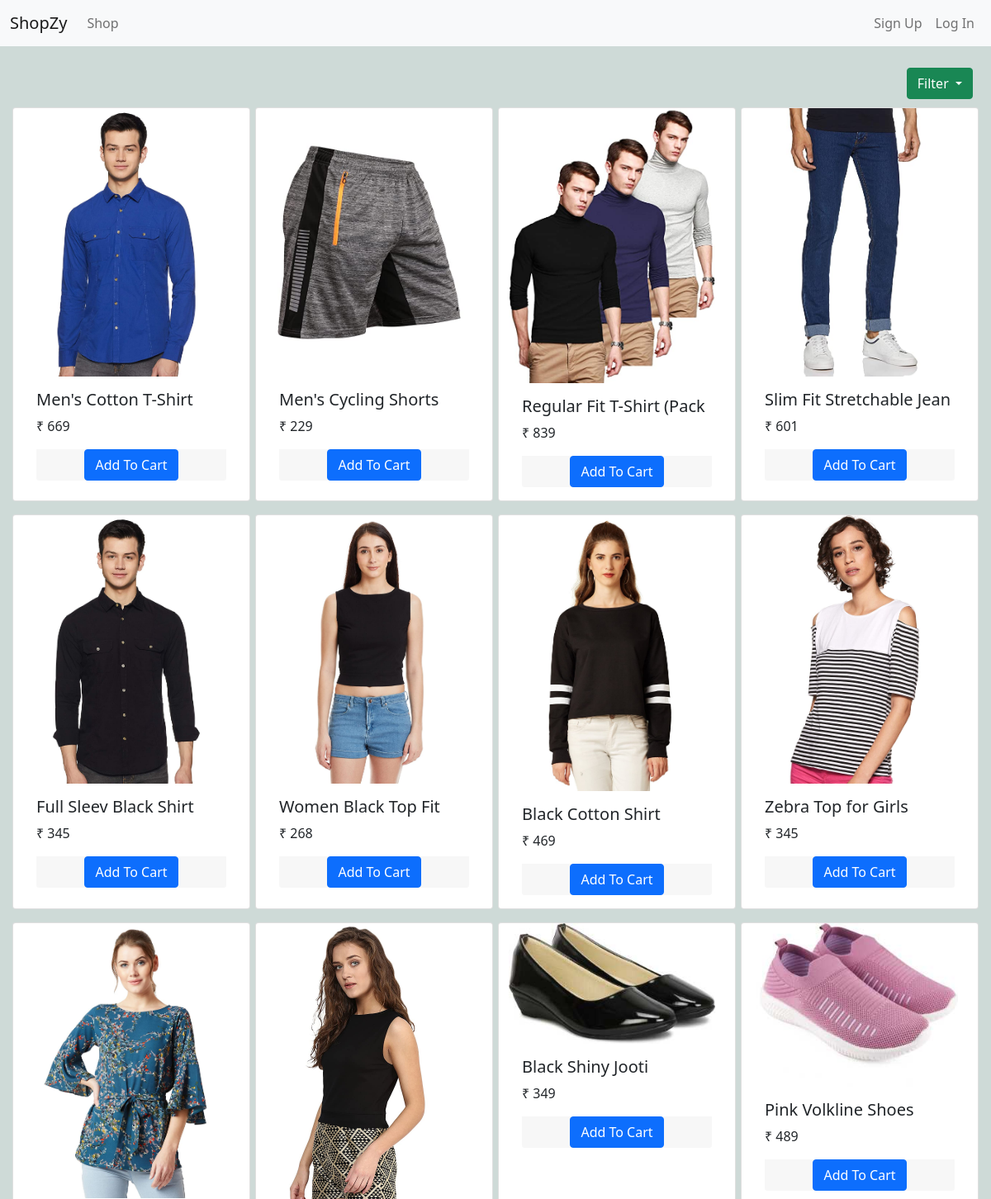
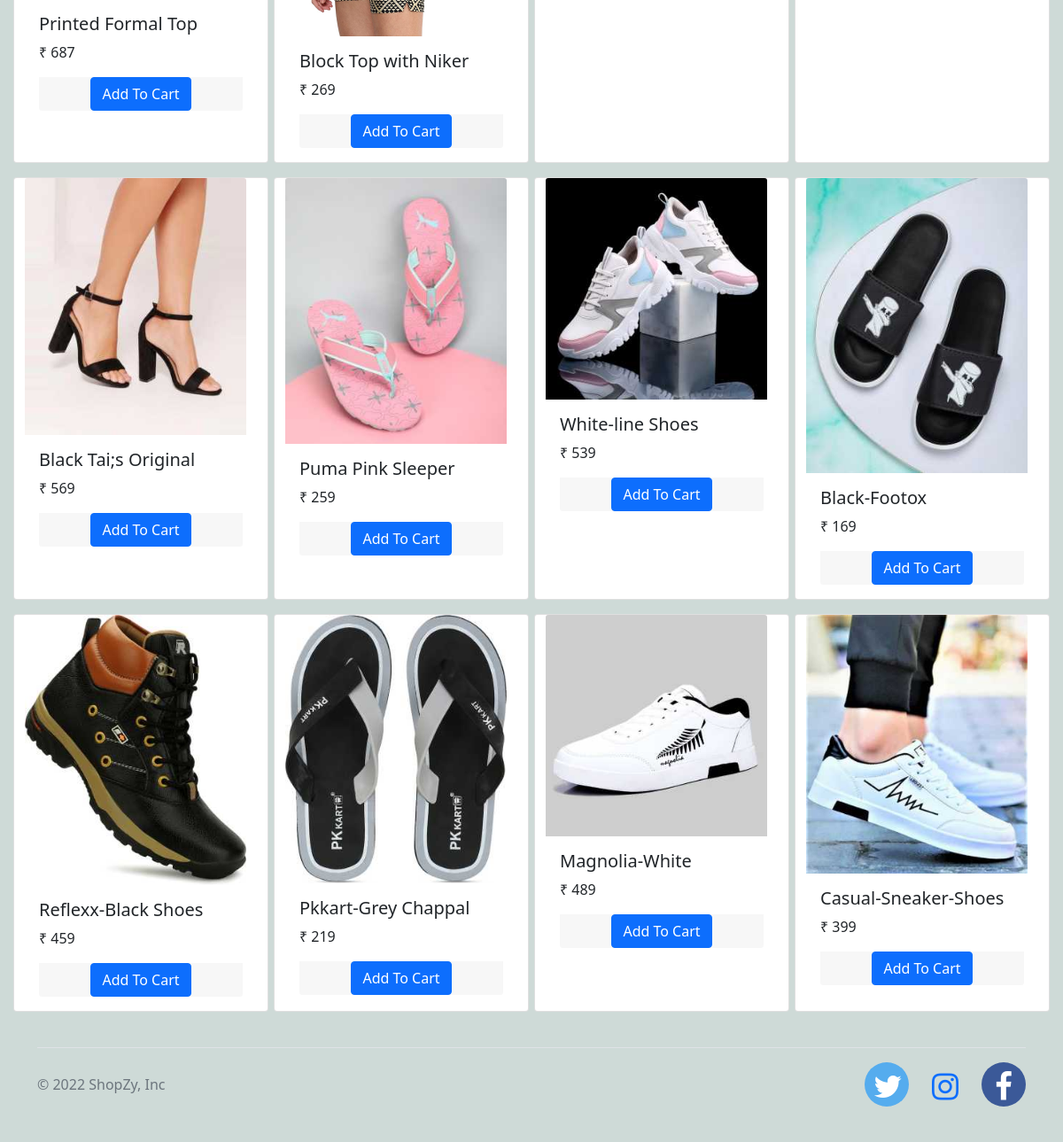
The page / on the database its author committed (2 pictures, top to bottom).
### Shop/models/product.py (models this page shows, shortened)
class Product(models.Model) :
    name = models.CharField(max_length = 25)
    price = models.IntegerField(default = 100)
    category = models.ForeignKey(Category, on_delete = models.CASCADE)
    description = models.CharField(max_length = 50)
    image = models.ImageField(upload_to = 'Uploads/images')
    @staticmethod
    def get_all_products():
        return Product.objects.all()

### Shop/views/index.py (the view, shortened to what this page needs)
# urls.py: path('',  Index.as_view() , name = 'HomePage'),
class Index(View):
    def get(self, request):
        if not request.session.get("cart"):
            request.session["cart"] = {}
        data = {}
        products = Product.get_all_products()
        categories = Category.get_all_category()
        categoryId = request.GET.get('category')
        data['id'] = None
        if categoryId :
            products = Product.get_products_by_categoryId(categoryId)
            data['id'] = categories[int(categoryId)-1]
        data['category'] = categories
        data['products'] = products
        print("You are : " , request.session.get('customerEmail'))
        return render(request,'index.html',data)

### Shop/models/category.py (called while the page is built)
    @staticmethod
    def get_all_category():
        return Category.objects.all()

### Shop/templatetags/cart_qty.py (called while the page is built)
@register.filter(name="is_in_cart")
def is_in_cart(product, cart):
    keys = cart.keys()
    for key in keys :
        if int(key) == product.id and cart[key] != 0 :
            return True
    return False

### Shop/templatetags/custom_filter.py (called while the page is built)
@register.filter(name="currency")
def currency(price):
    return "₹ " + str(price)

### Shop/templates/index.html (shortened to what this page needs)
{% extends 'base.html' %}
{% load cart_qty %}
{% load custom_filter %}
{% block content %}
<div class="container-fluid mt-3">
  <div class=" filter">
    <button type="button" class="btn f btn-success dropdown-toggle" data-bs-toggle="dropdown" aria-expanded="false">
      {% if id%}
      Filter :- {{id}}
      {% else %}
      Filter
      {% endif %}
    </button>
  </div>
  <div class="row">
    <div id='products' class=" mx-auto">
      <div class="row mx-auto">
        {% for product in products %}
        <div class="card mx-auto mb-3" id={{product.id}} style="width: 18rem;">
          <img src={{product.image.url}} class="card-img-top img" alt="...">
          <div class="card-body">
            <h5 class="card-title">{{product.name}}</h5>
            <p class="card-text">{{product.price|currency}}</p>
            <div class="card-footer p-0 no-gutters">
              {% if product|is_in_cart:request.session.cart %}
              <div class="row no-gutters cart">
                <form action="/#{{product.id}}" id="btn" method="post" class="col-2 no-gutters">
                  {% csrf_token %}
                  <input hidden type="text" name="productId" value="{{product.id}}">
                  <input hidden type="text" name="qty" value="-1">
                  <input type="submit" value="-" class="no-gutters btn btn-block
                  btn-light border">
                </form>
                <div class="text-center col"> {{product|cart_quantity:request.session.cart}} </div>
                <form action="/#{{product.id}}" id="btn" method="post" class="col-2 no-gutters">
                  {% csrf_token %}
                  <input hidden type="text" name="productId" value="{{product.id}}">
                  <input hidden type="text" name="qty" value="1">
                  <input type="submit" value="+" class="no-gutters btn btn-block
                  btn-light border">
                </form>
              </div>
              {% else %}
              <form action="/#{{product.id}}" method="post" class="btn-block">
                <button type="submit" class="btn btn-primary">Add To Cart</button>
              </form>
              {% endif %}
            </div>
          </div>
        </div>
        {% endfor %}
      </div>
    </div>
  </div>
</div>
{% endblock %}

### Shop/templates/base.html (style rules this page uses)
body { background-color: rgb(206, 218, 215) }

### Shop/templates/index.html (style rules this page uses)
.img { width: 250px; }
.filter { padding: 10px; margin-bottom: + 5px; display: flex; flex-direction: row-reverse; align-items: flex-end; }
.f { position: relative; float: right; }
.card-footer { border: 0px; }
.btn-block { text-align: center; }

### rows shown on the page
Product: image (picture), name "Men's Cotton T-Shirt", price "₹ 669"
Product: image (picture), name "Men's Cycling Shorts", price "₹ 229"
Product: image (picture), name "Regular Fit T-Shirt (Pack", price "₹ 839"
Product: image (picture), name "Slim Fit Stretchable Jean", price "₹ 601"
Product: image (picture), name "Full Sleev Black Shirt", price "₹ 345"
Product: image (picture), name "Women Black Top Fit", price "₹ 268"
Product: image (picture), name "Black Cotton Shirt", price "₹ 469"
Product: image (picture), name "Zebra Top for Girls", price "₹ 345"
Product: image (picture), name "Printed Formal Top", price "₹ 687"
Product: image (picture), name "Block Top with Niker", price "₹ 269"
Product: image (picture), name "Black Shiny Jooti", price "₹ 349"
Product: image (picture), name "Pink Volkline Shoes", price "₹ 489"
Product: {{ product.id }} 18 (drawn), image (picture), name "Black Tai;s Original", price "₹ 569"
Product: image (picture), name "Puma Pink Sleeper", price "₹ 259"
Product: image (picture), name "White-line Shoes", price "₹ 539"
Product: image (picture), name "Black-Footox", price "₹ 169"
Product: image (picture), name "Reflexx-Black Shoes", price "₹ 459"
Product: image (picture), name "Pkkart-Grey Chappal", price "₹ 219"
Product: image (picture), name "Magnolia-White", price "₹ 489"
Product: image (picture), name "Casual-Sneaker-Shoes", price "₹ 399"
